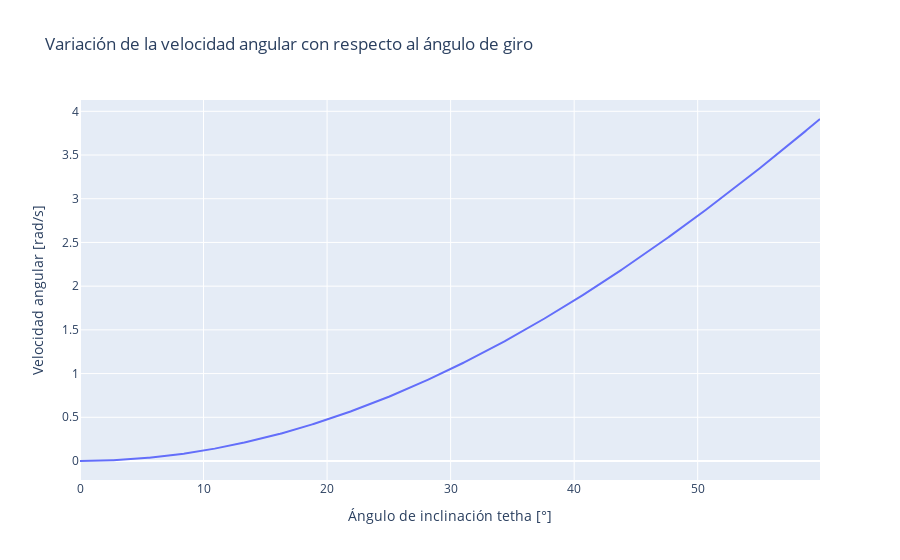

Here is the notebook cell this chart was saved with:
### Markdown cell above
## Numeral 3
Para el numeral 3, de lo anterior se concluyó que 
$$w^{2}=\frac{12}{5} \frac{g}{b} (1-cos \theta)$$
$$w^{2}=\frac{12}{5} \frac{9.81}{3} (1-cos \theta)$$
Su gráfica respectiva se muestra a continuación:

### Code cell
import numpy as np #importar libreria matematica
import plotly.express as px #herramienta de plot
import plotly.graph_objects as go
#Análisis
th=np.arange(0,60,0.1) #creando lista numérica
vth = np.array(th) #transformado a una matriz
w2=(12/5)*9.81/3*(1-np.cos(th/180*np.pi))
#plot
fig=px.line(x=th,y=w2,labels={'x':'Ángulo de inclinación tetha [°]','y':'Velocidad angular [rad/s]'},title="Variación de la velocidad angular con respecto al ángulo de giro")
fig.show()

### Figure 1 — Plotly figure (JSON) as saved in the notebook; plotly's stock layout.template omitted (floating-point values rounded to 4 significant figures; data arrays with more than 128 entries replaced by an {"elided": "..."} marker saying what was removed)
{"data": [{"hovertemplate": "Ángulo de inclinación tetha [°]=%{x}<br>Velocidad angular [rad/s]=%{y}<extra></extra>", "legendgroup": "", "line": {"color": "#636efa", "dash": "solid"}, "mode": "lines", "name": "", "orientation": "v", "showlegend": false, "type": "scatter", "x": {"elided": "600 float values"}, "xaxis": "x", "y": {"elided": "600 float values"}, "yaxis": "y"}], "layout": {"autosize": true, "legend": {"tracegroupgap": 0}, "title": {"text": "Variación de la velocidad angular con respecto al ángulo de giro"}, "xaxis": {"anchor": "y", "autorange": true, "domain": [0, 1], "range": [0, 59.9], "title": {"text": "Ángulo de inclinación tetha [°]"}, "type": "linear"}, "yaxis": {"anchor": "x", "autorange": true, "domain": [0, 1], "range": [-0.2173, 4.129], "title": {"text": "Velocidad angular [rad/s]"}, "type": "linear"}}}
